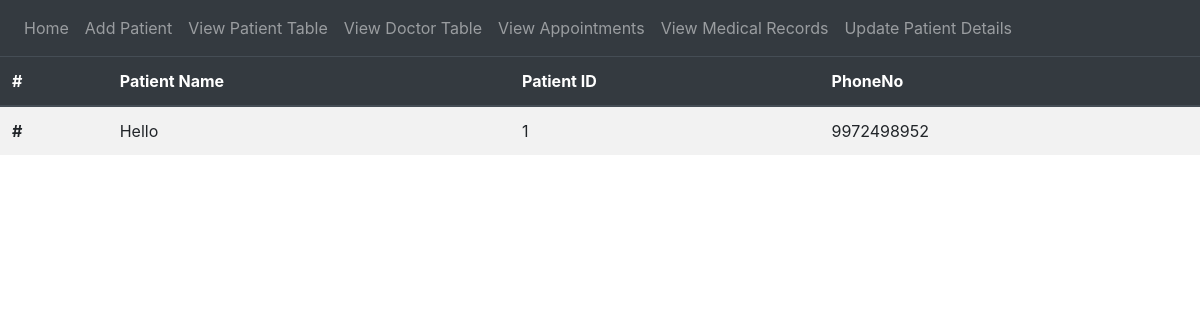
The app's page /patientTable, older data.
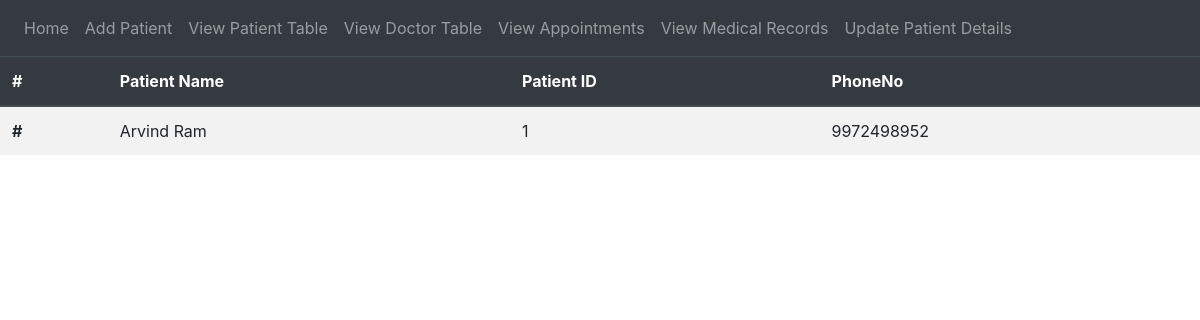
The same page, newer data.
### tables this page shows
CREATE TABLE PATIENT (
            Name VARCHAR(255) NOT NULL,
            ID INTEGER PRIMARY KEY,
            PhoneNo INT NOT NULL UNIQUE
        );

### website/views.py (the view)
@views.route('/patientTable')
def patientTable():
    conn = sql.connect("hospital.db")
    conn.row_factory = sql.Row
    cur = conn.cursor()
    cur.execute("""DROP VIEW IF EXISTS PATIENT_VIEW""")
    pat_view = """ CREATE VIEW PATIENT_VIEW AS SELECT * FROM PATIENT;"""
    cur.execute(pat_view)
    cur.execute("Select * from PATIENT_VIEW")
    rows = cur.fetchall()
    return render_template("patientTable.html", rows = rows)

### website/templates/patientTable.html (shortened to what this page needs)
{% extends "base.html" %}
{% block content %}
<table class="table table-striped">
    <thead class = "thead-dark">
        <tr>
            <th scope = "col">#</th>
            <th scope = "col">Patient Name</th>
            <th scope = "col">Patient ID</th>
            <th scope = "col">PhoneNo</th>
        </tr>
    </thead>
    <tbody>
    {% for row in rows %}
        <tr>
            <th scope = "row">#</th>
            <td>{{row['Name']}}</td>
            <td>{{row['ID']}}</td>
            <td>{{row['PhoneNo']}}</td>
        </tr>
    {% endfor %}
    </tbody>
</table>
{% endblock %}

Row changes from the older to the newer data that the page shows:
changed PATIENT id 1: Name "Hello" → "Arvind Ram"
